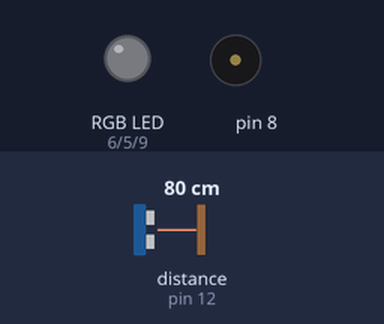
Simulated run of this sketch. Board: Arduino Uno, built with avr-gcc and run on an emulated ATmega328P. On the bench: an RGB LED mixed from three pins (HIGH = lit), buzzer (waves = sounding). The inputs (shaded band) are chosen by the test bench; at power-on: distance to the obstacle (sensor on pin 12) 80 cm. The echo pulse lasts 58.3 µs per cm; dim RGB values are drawn brighter than linear.

Above: at 1.2 s.
1.3 s: distance to the obstacle (sensor on pin 12) set to 41 cm
2.8 s: distance to the obstacle (sensor on pin 12) set to 36 cm
At 3.3 s:
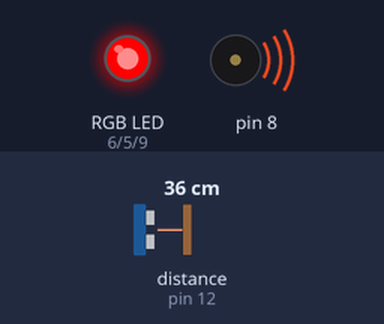
4.3 s: distance to the obstacle (sensor on pin 12) set to 30 cm
At 4.9 s:
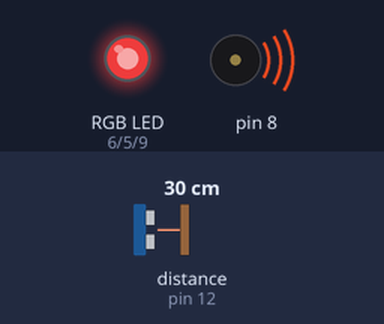
5.8 s: distance to the obstacle (sensor on pin 12) set to 26 cm
At 6.1 s:
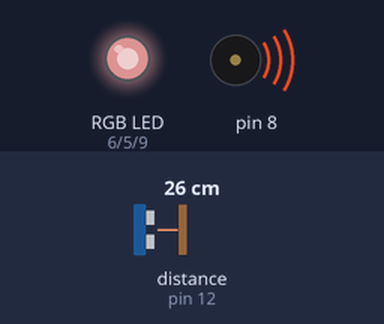
7.3 s: distance to the obstacle (sensor on pin 12) set to 9 cm
At 8.2 s:
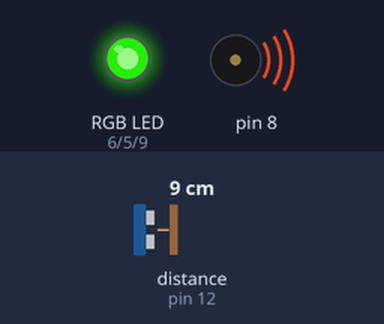
8.8 s: distance to the obstacle (sensor on pin 12) set to 28 cm
At 10.3 s:
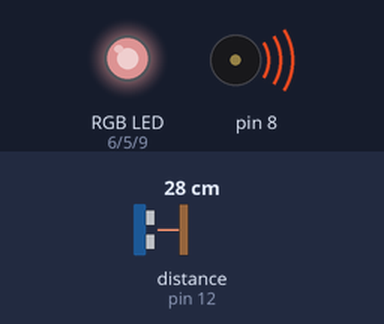
Timing chart, 0 to 11.3 s (numbered marks = the images above; inputs shaded):
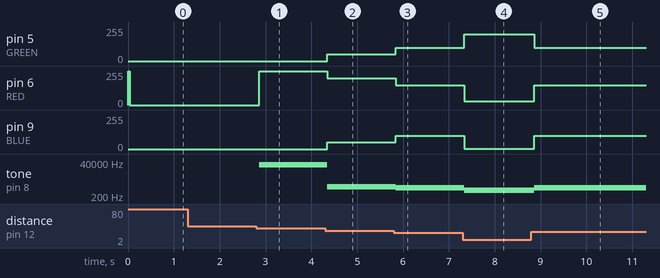

The sketch:

Theremin.ino
```cpp
#include "pitches.h"
#include "SR04.h"

#define TRIG_PIN 12
#define ECHO_PIN 11
#define BLUE 9
#define GREEN 5
#define RED 6

SR04 sr04 = SR04(ECHO_PIN,TRIG_PIN);
long a;

int melody[] = {
  NOTE_A4, NOTE_B4, NOTE_C5, NOTE_D5, NOTE_E5, NOTE_F5, NOTE_GS5 };


void setup() {
  // put your setup code here, to run once:

  pinMode(RED, OUTPUT);
  pinMode(GREEN, OUTPUT);
  pinMode(BLUE, OUTPUT);
  digitalWrite(RED, HIGH);
  digitalWrite(GREEN, LOW);
  digitalWrite(BLUE, LOW);
}
  int redValue;
  int greenValue;
  int blueValue;


void loop() {
  // put your main code here, to run repeatedly:
   a = sr04.Distance();
   Serial.print(a);
   Serial.println("cm");//The difference between "Serial.print" and "Serial.println"
                        //is that "Serial.println" can change lines.
   delay(10);

   redValue = 0;
   greenValue = 0;
   blueValue = 0;

   if ((a >=5) && (a <= 8)) {
      tone(8, melody[0]);
      redValue = 0;
      greenValue = 0;
      blueValue = 250;
      analogWrite(RED, redValue);
      analogWrite(GREEN, greenValue);
      analogWrite(BLUE, blueValue);
   }
   else if ((a >= 9) && (a <= 12)) {
      tone (8, melody[1]);
       redValue = 30;
       greenValue = 200;
       blueValue = 1;
      analogWrite(RED, redValue);
      analogWrite(GREEN, greenValue);
      analogWrite(BLUE, blueValue);
   }
   else if ((a >= 13) && (a <= 16)) {
       tone (8, melody[2]);
        redValue = 200;
        greenValue = 175;
        blueValue = 1;
        analogWrite(RED, redValue);
        analogWrite(GREEN, greenValue);
        analogWrite(BLUE, blueValue);
   }
   else if ((a >= 17) && (a <= 20)) {
       tone (8, melody[3]);
        redValue = 66;
        greenValue = 129;
        blueValue = 33;
        analogWrite(RED, redValue);
        analogWrite(GREEN, greenValue);
        analogWrite(BLUE, blueValue);
   }
   else if ((a >= 21) && (a <= 24)) {
       tone (8, melody[4]);
        redValue = 100;
        greenValue = 250;
        blueValue = 100;
        analogWrite(RED, redValue);
        analogWrite(GREEN, greenValue);
        analogWrite(BLUE, blueValue);
   }
   else if ((a >= 25) && (a <= 28)) {
       tone (8, melody[5]);
        redValue = 150;
        greenValue = 100;
        blueValue = 100;
        analogWrite(RED, redValue);
        analogWrite(GREEN, greenValue);
        analogWrite(BLUE, blueValue);
   }
   else if ((a >= 29) && (a <= 32)) {
       tone (8, melody[6]);
        redValue = 200;
        greenValue = 50;
        blueValue = 50;
        analogWrite(RED, redValue);
        analogWrite(GREEN, greenValue);
        analogWrite(BLUE, blueValue);
   }
   else if ((a >= 33) && (a <= 36)) {
       tone (8, melody[7]);
        redValue = 255;
        greenValue = 0;
        blueValue = 0;
        analogWrite(RED, redValue);
        analogWrite(GREEN, greenValue);
        analogWrite(BLUE, blueValue);
   }
   else {
       noTone(8);
       redValue = 0;
       greenValue = 0;
       blueValue = 0;
       analogWrite(RED, redValue);
       analogWrite(GREEN, greenValue);
       analogWrite(BLUE, blueValue);
   }


}
```

Measured:
- the behaviour switches between 37 and 36 cm on distance to the obstacle (sensor on pin 12) (found by bisection; images 0 and 1)
- the behaviour switches between 33 and 32 cm on distance to the obstacle (sensor on pin 12) (found by bisection; images 1 and 2)
- the behaviour switches between 29 and 28 cm on distance to the obstacle (sensor on pin 12) (found by bisection; images 2 and 3)
- after the input at 1.3 s, every drawn part: stays the same
- after the input at 2.8 s, pin 6 (RED): 0/255 → 255/255 after 0.06 s; tone on pin 8: silent → 26980 Hz after 0.06 s
- after the input at 4.3 s, pin 5 (GREEN), pin 9 (BLUE): 0/255 → 50/255 at once; pin 6 (RED): 255/255 → 200/255 at once; tone on pin 8: 26980 Hz → 831 Hz at once
- after the input at 5.8 s, pin 5 (GREEN), pin 9 (BLUE): 50/255 → 100/255 at once; pin 6 (RED): 200/255 → 150/255 at once; tone on pin 8: 831 Hz → 698 Hz at once
- after the input at 7.3 s, pin 5 (GREEN): 100/255 → 200/255 at once; pin 6 (RED): 150/255 → 30/255 at once; pin 9 (BLUE): 100/255 → 1/255 at once; tone on pin 8: 698 Hz → 494 Hz at once
- after the input at 8.8 s, pin 5 (GREEN): 200/255 → 100/255 after 0.06 s; pin 6 (RED): 30/255 → 150/255 after 0.06 s; pin 9 (BLUE): 1/255 → 100/255 after 0.06 s; tone on pin 8: 494 Hz → 698 Hz after 0.06 s
